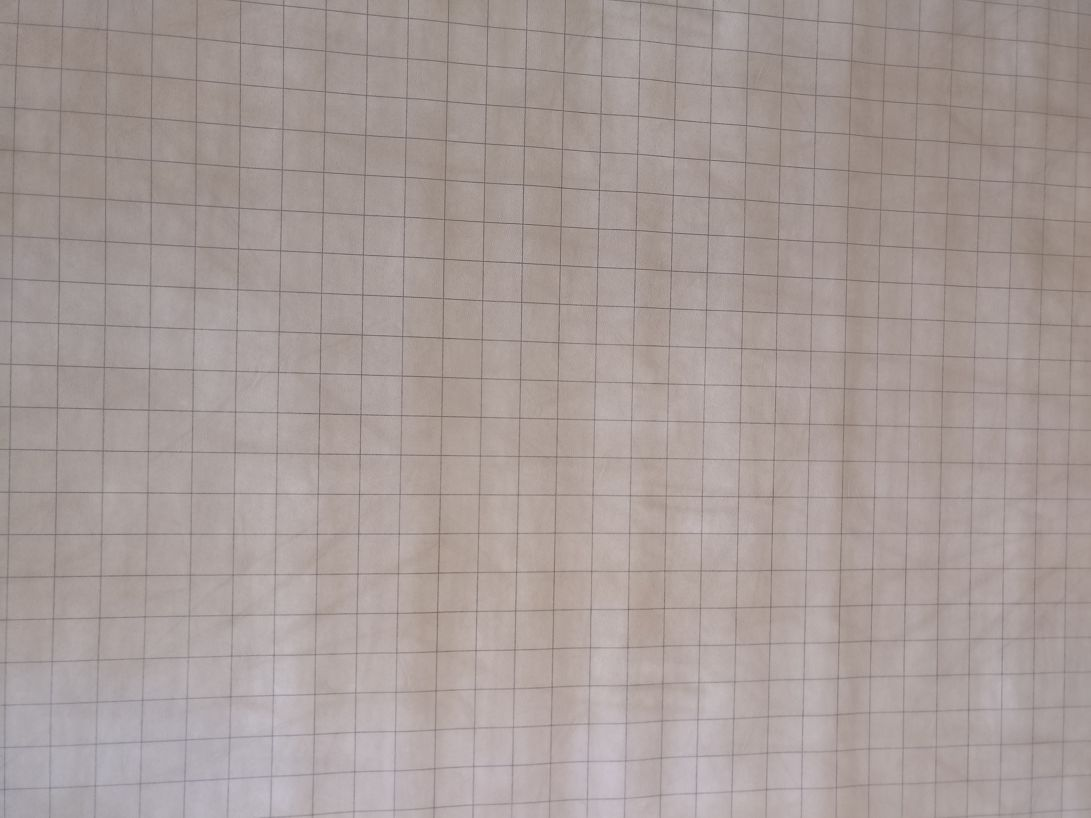
#> input picture images/GridClose2.jpg, 1091 x 818 px, found by its file name
$ python Grid.py   (Python 2 division)
#> lines starting #> are read from the running program, lines starting #| are printed output that depends on the picture; after the words box and inside, x2 and y2 are one past the last pixel; in counts of white or black regions, pixels touching at a corner belong together
import cv2
import numpy as np
import time


def perp( a ) :
    b = np.empty_like(a)
    b[0] = -a[1]
    b[1] = a[0]
    return b

def intersection(a1,a2, b1,b2) :
    da = a2-a1
    db = b2-b1
    dp = a1-b1
    dap = perp(da)
    denom = np.dot( dap, db)
    if (denom == 0):
        return [np.inf, np.inf]
    num = np.dot( dap, dp )
    return (num / denom)*db + b1

start_time = time.time()
img = cv2.imread('images\GridClose2.jpg')
#> img is the input picture: shape (818, 1091, 3); mean B, G, R 152.9, 155.7, 167.3

edges = cv2.Canny(img,50,100,apertureSize = 3)
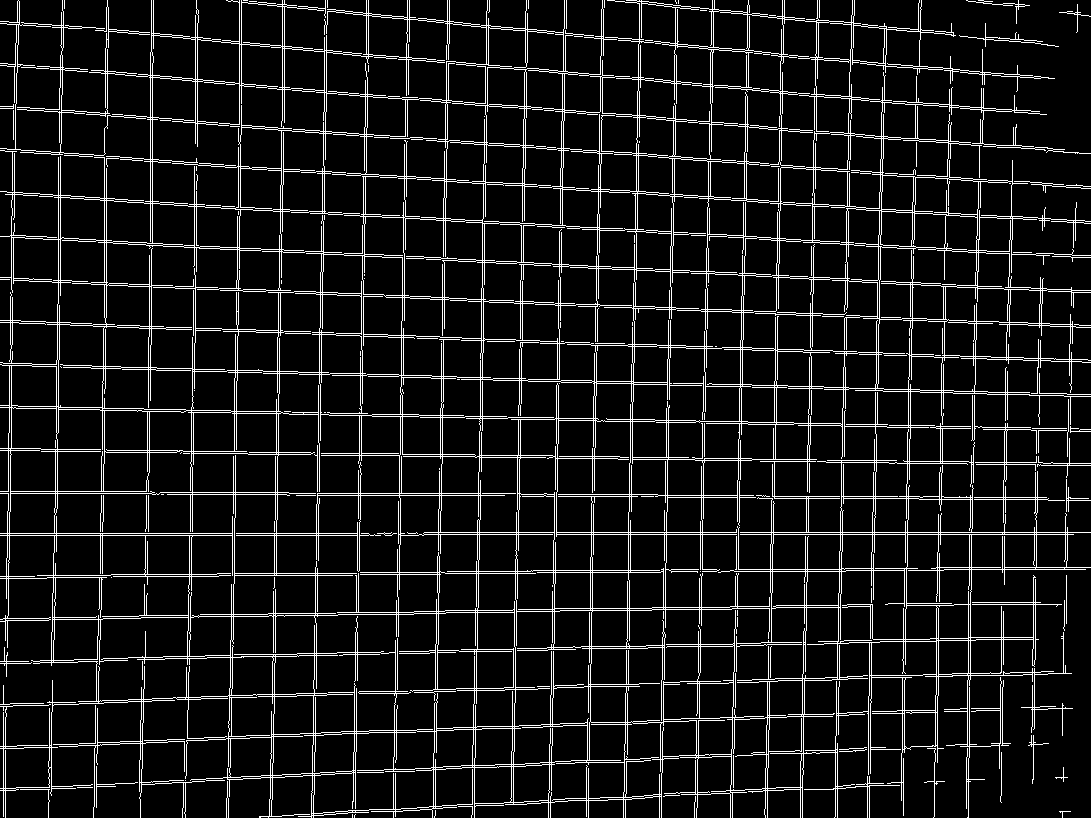
#> edges: shape (818, 1091); 9.4% white in thin lines or dots

cv2.imshow('edges',edges)


lineimg = np.zeros([img.shape[0],img.shape[1],img.shape[2]])

lines = cv2.HoughLines(edges,2,np.pi/180,500)
#> lines = 55 rows, first 8: [532, 1.57], [322, 1.61], [236, 1.62], [620, 1.55], [148, 1.64], [22, 1.66], [706, 1.54], [408, 1.59]

rtolerance = 20
ttolerance = 0.25

shape = lines.shape[0]
#> shape = 55
i = 0

#------ Similar Line Deletion ------
while (i < shape):
    j = 0
    while (j < shape):
        rho = lines[j][0][0]
        theta = lines[j][0][1]

        diffr = abs(lines[i][0][0] - rho)
        difft = abs(lines[i][0][1] - theta)

        # If lines are the same, do nothing
        if (lines[i][0][0] == rho and lines[i][0][1] == theta):
            j = j

        # If lines are similar, delete
        elif (diffr < rtolerance):
            if (difft < ttolerance):
                lines = np.delete(lines, j, 0)
                shape-=1
                j-=1
        j+=1
    i+=1
#> after the loop, i = 49; lines = 49 rows, first 8: [532, 1.57], [322, 1.61], [236, 1.62], [620, 1.55], [148, 1.64], [22, 1.66], [706, 1.54], [408, 1.59]; shape = 49

#------ Sorting lines into horizontal or vertical sections ------
vert = []
horiz = []

for i in range (0, lines.shape[0] - 1):
    difft = abs((np.pi/2) - lines[i][0][1])
    difftN = abs((np.pi*1.5) - lines[i][0][1])
    if (difft < np.pi/4 or difftN < np.pi/4):
        horiz.append(lines[i][0])
    else:
        vert.append(lines[i][0])
#> this loop made 48 passes
#> (difft, difftN) on passes 1 to 12: (4.37e-08, 3.14), (0.0349, 3.11), (0.0524, 3.09), (0.0175, 3.16), (0.0698, 3.07), (0.0873, 3.05), (0.0349, 3.18), (0.0175, 3.12), (0.0349, 3.18), (0.0698, 3.07), (0.0175, 3.12), (1.55, 4.69)
#> after the loop, horiz = [[532, 1.57], [322, 1.61], [236, 1.62], [620, 1.55], [148, 1.64], [22, 1.66], [706, 1.54], [408, 1.59], [744, 1.54], [110, 1.64], [448, 1.59], [62, 1.66], [790, 1.52], [658, 1.55], [362, 1.61], [196, 1.62], [494, 1.57], [830, 1.52], [276, 1.62], [-26, 1.68], [570, 1.57]]; vert = 27 pairs, first value 18 to 1014, second value 0.0175 to 0.0175


vert = np.array(vert)
vert.dtype = [('x', np.float32), ('m', np.float32)]
print "Unsorted V"
print vert
#> (printed output is left out)
vert = np.sort(vert, axis=0, kind='mergesort', order=['x'])
print "Sorted V"
print vert
#> (printed output is left out)
horiz = np.array(horiz)
#> horiz = 21 rows, first 8: [532, 1.57], [322, 1.61], [236, 1.62], [620, 1.55], [148, 1.64], [22, 1.66], [706, 1.54], [408, 1.59]
horiz.dtype = [('x', np.float32), ('m', np.float32)]
print "Unsorted H"
print horiz
#> (printed output is left out)
horiz = np.sort(horiz, axis=0, kind='mergesort', order=['x'])
print "Sorted H"
print horiz
#> (printed output is left out)

vsize = vert.shape[0]
#> vsize = 27
hsize = horiz.shape[0]
#> hsize = 21
lsize = vsize + hsize
#> lsize = 48

lines = np.zeros([vert.shape[0]+horiz.shape[0],2])

for i in range (0, vert.shape[0]):
    lines[i][0] = vert[i]['x']
    lines[i][1] = vert[i]['m']
#> after the loop, lines = 48 pairs, first value 0 to 1014, second value 0 to 0.0175

for i in range (0, horiz.shape[0]):
    lines[i + vert.shape[0]][0] = horiz[i]['x']
    lines[i + vert.shape[0]][1] = horiz[i]['m']
#> after the loop, lines = 48 pairs, first value -26 to 1014, second value 0.0175 to 1.68

#ntr = np.zeros([SEpoints.shape[0]*SEpoints.shape[0],2])


## Carry the fix through. Switch to 2d array


#------ Calculating Lines ------
#> (the run stopped early here; a loop or call above may not have finished)

$ run again, with images/GridClose.jpg copied over images/GridClose2.jpg
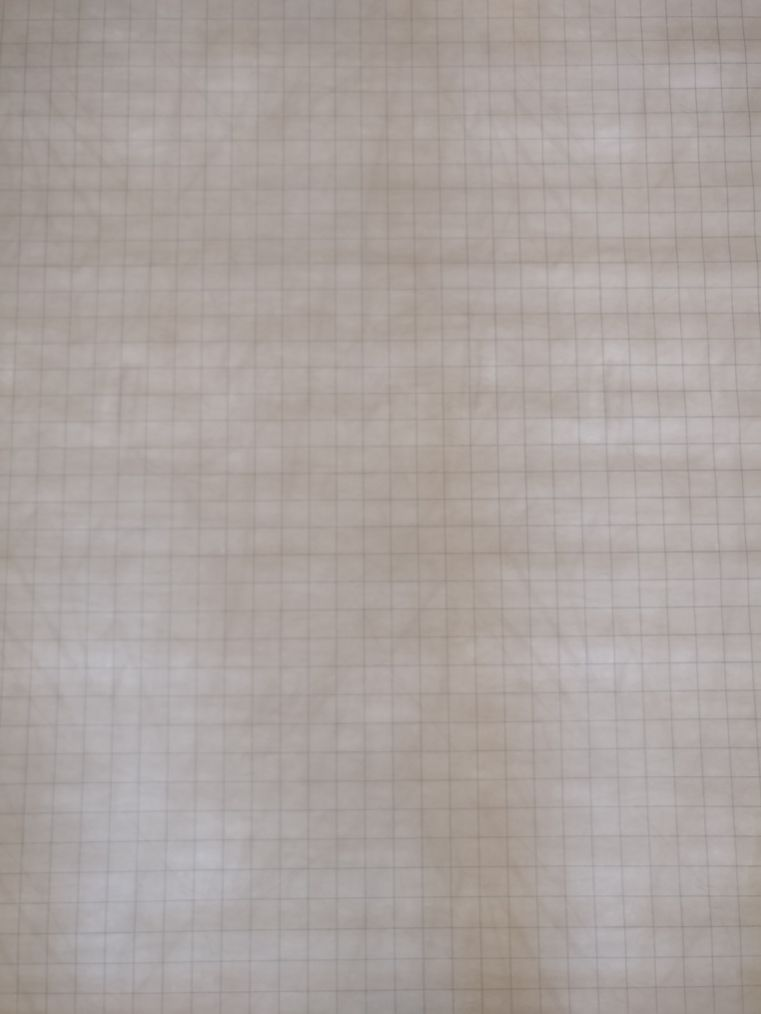
#> input picture images/GridClose.jpg, 761 x 1014 px, found by its file name
#> img is the input picture: shape (1014, 761, 3); mean B, G, R 159.6, 162.8, 171.2
#> `edges = cv2.Canny(img,50,100,apertureSize = 3)`:
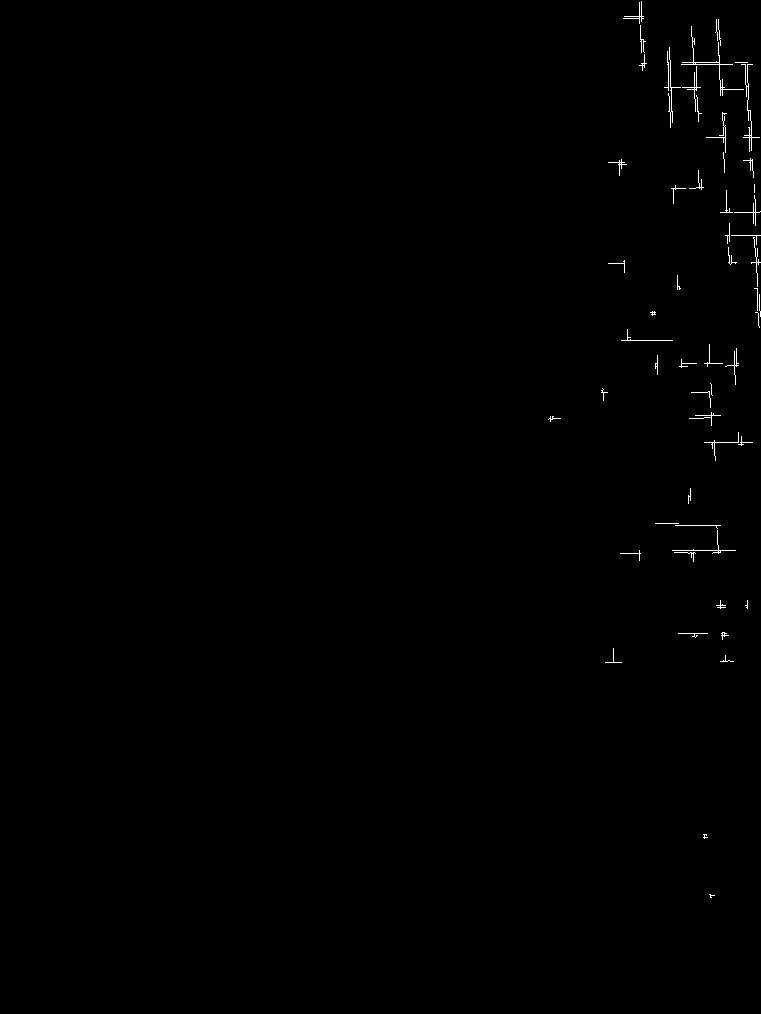
#> edges: shape (1014, 761); 0.33% white in thin lines or dots, all inside (x1, y1, x2, y2) = (548, 1, 761, 898)
#> lines = None
